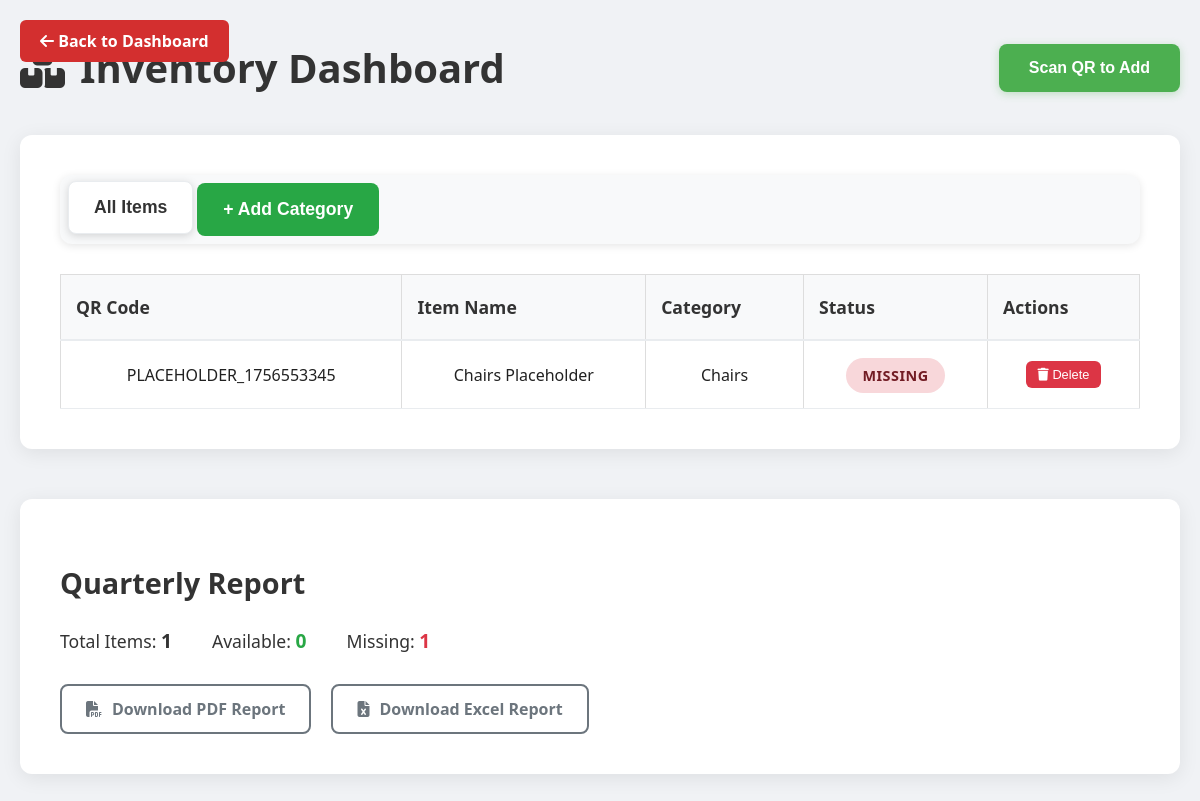
Page /inventory (signed in) on the committed database.
### app.py (models this page shows)
class Inventory(db.Model):
    id = db.Column(db.Integer, primary_key=True)
    item_name = db.Column(db.String(100), nullable=False)
    quantity = db.Column(db.Integer, default=0)
    description = db.Column(db.String(200))
    date_added = db.Column(db.DateTime, default=datetime.now)
    last_checked = db.Column(db.DateTime, default=datetime.now)
    notes = db.Column(db.Text)  # For missing items explanations

### app.py (the view)
@app.route('/inventory')
def inventory():
    if not session.get("role") == "admin":
        flash("Access denied.", "danger")
        return redirect(url_for("dashboard"))
    items = Inventory.query.all()
    categories = set()
    for item in items:
        if item.description and " - QR: " in item.description:
            category = item.description.split(" - QR: ")[0]
            if not item.item_name.endswith(" Placeholder"):
                categories.add(category)
    all_items = items
    items_by_category = {}
    for category in categories:
        items_by_category[category] = [
            item for item in items
            if item.description and item.description.startswith(category + " - QR: ")
        ]
    return render_template("inventory.html",
                         all_items=all_items,
                         categories=sorted(categories),
                         items_by_category=items_by_category)

### app.py (called while the page is built)
@app.context_processor
def inject_now():
    return {'now': datetime.now}

@app.context_processor
def utility_functions():
    def attendance_present(student_id, sunday):
        record = Attendance.query.filter_by(student_id=student_id, date=sunday).first()
        return record.present if record else False
    return dict(attendance_present=attendance_present)

### templates/inventory.html (shortened to what this page needs)
<!DOCTYPE html>
<html lang="en">
<head>
    <link rel="stylesheet" href="https://cdnjs.cloudflare.com/ajax/libs/font-awesome/6.5.0/css/all.min.css">
    <link rel="stylesheet" href="{{ url_for('static', filename='css/styles.css') }}">
</head>
<body>
<a href="{{ url_for('dashboard') }}" class="back-btn"><i class="fas fa-arrow-left"></i> Back to Dashboard</a>
<div class="inventory-container">
    <div class="inventory-header">
        <h1 class="inventory-title">
            <span class="inventory-icon"><i class="fas fa-boxes"></i></span>
            Inventory Dashboard
        </h1>
        <button class="scan-btn" onclick="openScanModal()">Scan QR to Add</button>
    </div>
    <div class="inventory-card">
        <div class="tab-navigation">
            <button class="tab-btn active" onclick="showTab('all')">All Items</button>
            <button class="tab-btn add-category-btn" onclick="showAddCategoryModal()" style="background: #28a745; color: white;">+ Add Category</button>
        </div>
        <div id="all-content" class="tab-content active">
            {% if all_items %}
            <table class="inventory-table">
                <thead>
                    <tr>
                        <th>QR Code</th>
                        <th>Item Name</th>
                        <th>Category</th>
                        <th>Status</th>
                        <th>Actions</th>
                    </tr>
                </thead>
                <tbody>
                    {% for item in all_items %}
                    <tr>
                        <td>{{ item.description.split(' - QR: ')[1] if ' - QR: ' in item.description else 'N/A' }}</td>
                        <td>{{ item.item_name }}</td>
                        <td>{{ item.description.split(' - QR: ')[0] if ' - QR: ' in item.description else item.description }}</td>
                        <td>
                            <span class="status-badge {{ 'status-available' if item.quantity > 0 else 'status-missing' }}">
                                {{ "Available" if item.quantity > 0 else "Missing" }}
                            </span>
                        </td>
                        <td>
                            <button onclick="deleteItem({{ item.id }}, '{{ item.item_name }}')"
                                    style="background: #dc3545; color: white; border: none; padding: 6px 12px; border-radius: 6px; cursor: pointer; font-size: 0.8rem;">
                                <i class="fas fa-trash"></i> Delete
                            </button>
                        </td>
                    </tr>
                    {% endfor %}
                </tbody>
            </table>
            {% endif %}
        </div>
    </div>
    <div class="inventory-card report-section">
        <h2 class="report-title">Quarterly Report</h2>
        <div class="report-stats">
            <div class="stat-item">
                <span>Total Items: </span>
                <span class="stat-number">{{ all_items|length }}</span>
            </div>
            <div class="stat-item">
                <span>Available: </span>
                <span class="stat-number stat-available">{{ all_items|selectattr('quantity', 'gt', 0)|list|length }}</span>
            </div>
            <div class="stat-item">
                <span>Missing: </span>
                <span class="stat-number stat-missing">{{ all_items|rejectattr('quantity', 'gt', 0)|list|length }}</span>
            </div>
        </div>
        <div class="report-buttons">
            <a href="{{ url_for('inventory_pdf_report') }}" class="report-btn">
                <i class="fas fa-file-pdf"></i> Download PDF Report
            </a>
            <a href="{{ url_for('inventory_excel_report') }}" class="report-btn">
                <i class="fas fa-file-excel"></i> Download Excel Report
            </a>
        </div>
    </div>
</div>
</body>
</html>

### static/css/styles.css (style rules this page uses)
body { font-family: 'Segoe UI', sans-serif; margin: 0; padding: 0; background-color: #f8f8f8; color: #212121; }
table { width: 100%; border-collapse: collapse; margin-top: 15px; background: #fff; border: 1px solid #ddd; }
th, td { border: 1px solid #ddd; padding: 10px; text-align: center; }
th { background-color: #D32F2F; color: white; }

### templates/inventory.html (style rules this page uses)
body { margin: 0; padding: 0; font-family: 'Segoe UI', Tahoma, Geneva, Verdana, sans-serif; background-color: #f0f2f5; }
.inventory-container { max-width: 1200px; margin: 0 auto; padding: 40px 20px; background-color: #f0f2f5; min-height: 100vh; }
.inventory-header { display: flex; justify-content: space-between; align-items: center; margin-bottom: 40px; }
.inventory-title { display: flex; align-items: center; font-size: 2.5rem; font-weight: 600; color: #333; margin: 0; }
.inventory-icon { margin-right: 15px; font-size: 2.5rem; }
.scan-btn { background-color: #4CAF50; color: white; border: none; padding: 15px 30px; border-radius: 8px; font-weight: 600; font-size: 1rem; cursor: pointer; transition: background-color 0.3s; box-shadow: 0 2px 8px rgba(76, 175, 80, 0.3); }
.inventory-card { background: white; border-radius: 12px; box-shadow: 0 4px 20px rgba(0,0,0,0.08); padding: 40px; margin-bottom: 40px; }
.tab-navigation { display: flex; background-color: #f8f9fa; border-radius: 12px; padding: 8px; margin-bottom: 30px; gap: 4px; box-shadow: 0 2px 8px rgba(0,0,0,0.1); }
.tab-btn { background: transparent; border: 1px solid transparent; padding: 15px 25px; font-size: 1.1rem; font-weight: 600; color: #6c757d; cursor: pointer; border-radius: 8px; transition: all 0.3s ease; position: relative; min-width: 120px; text-align: center; }
.tab-btn.active { background-color: #ffffff; color: #333; border: 1px solid #e9ecef; box-shadow: 0 2px 8px rgba(0,0,0,0.15); transform: translateY(-2px); }
.inventory-table { width: 100%; border-collapse: collapse; margin-top: 20px; }
.inventory-table th { background-color: #f8f9fa; padding: 20px 15px; text-align: left; font-weight: 600; color: #333; border-bottom: 2px solid #e9ecef; font-size: 1.1rem; }
.inventory-table td { padding: 20px 15px; border-bottom: 1px solid #e9ecef; font-size: 1rem; }
.status-badge { padding: 8px 16px; border-radius: 20px; font-size: 0.9rem; font-weight: 600; text-transform: uppercase; letter-spacing: 0.5px; }
.status-missing { background-color: #f8d7da; color: #721c24; }
.report-section { margin-top: 50px; }
.report-title { font-size: 1.8rem; font-weight: 600; color: #333; margin-bottom: 25px; }
.report-stats { display: flex; gap: 40px; margin-bottom: 30px; font-size: 1.1rem; }
.stat-item { color: #333; }
.stat-number { font-weight: 700; font-size: 1.2rem; }
.stat-available { color: #28a745; }
.stat-missing { color: #dc3545; }
.report-buttons { display: flex; gap: 20px; }
.report-btn { padding: 12px 24px; border: 2px solid #6c757d; background: white; color: #6c757d; border-radius: 8px; text-decoration: none; font-weight: 600; transition: all 0.3s; display: inline-flex; align-items: center; gap: 10px; font-size: 1rem; }
.tab-content { display: none; }
.tab-content.active { display: block; }
.back-btn { position: absolute; top: 20px; left: 20px; background-color: #D32F2F; color: white; padding: 10px 20px; border-radius: 6px; text-decoration: none; font-weight: 600; transition: background-color 0.3s; }

### rows in the picture
Inventory: description "PLACEHOLDER_1756553345", item_name "Chairs Placeholder", description "Chairs", quantity "MISSING"

### other values in the picture
{{ all_items|length }} "1"
{{ all_items|selectattr('quantity', 'gt', 0)|list|length }} "0"
{{ all_items|rejectattr('quantity', 'gt', 0)|list|length }} "1"
